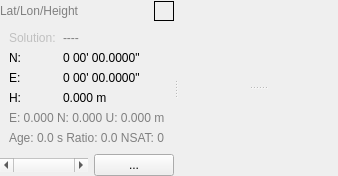
       <widget class="QSplitter" name="Splitter1">
        <property name="orientation">
         <enum>Qt::Horizontal</enum>
        </property>
        <widget class="QWidget" name="Panel21" native="true">
         <property name="enabled">
          <bool>true</bool>
         </property>
         <property name="toolTip">
          <string/>
         </property>
         <property name="text" stdset="0">
          <string/>
         </property>
         <layout class="QGridLayout" name="gridLayout_4">
          <property name="leftMargin">
           <number>0</number>
          </property>
          <property name="topMargin">
           <number>0</number>
          </property>
          <property name="rightMargin">
           <number>0</number>
          </property>
          <property name="bottomMargin">
           <number>0</number>
          </property>
          <property name="spacing">
           <number>0</number>
          </property>
          <item row="0" column="0">
           <widget class="QWidget" name="Panel212" native="true">
            <property name="enabled">
             <bool>true</bool>
            </property>
            <property name="sizePolicy">
             <sizepolicy hsizetype="Preferred" vsizetype="Fixed">
              <horstretch>0</horstretch>
              <verstretch>0</verstretch>
             </sizepolicy>
            </property>
            <property name="toolTip">
             <string/>
            </property>
            <property name="text" stdset="0">
             <string/>
            </property>
            <layout class="QHBoxLayout" name="horizontalLayout_6">
             <property name="spacing">
              <number>0</number>
             </property>
             <property name="leftMargin">
              <number>0</number>
             </property>
             <property name="topMargin">
              <number>0</number>
             </property>
             <property name="rightMargin">
              <number>0</number>
             </property>
             <property name="bottomMargin">
              <number>0</number>
             </property>
             <item>
              <widget class="QLabel" name="Plabel0">
               <property name="enabled">
                <bool>true</bool>
               </property>
               <property name="palette">
                <palette>
                 <active>
                  <colorrole role="WindowText">
                   <brush brushstyle="SolidPattern">
                    <color alpha="255">
                     <red>128</red>
                     <green>128</green>
                     <blue>128</blue>
                    </color>
                   </brush>
                  </colorrole>
                 </active>
                 <inactive>
                  <colorrole role="WindowText">
                   <brush brushstyle="SolidPattern">
                    <color alpha="255">
                     <red>128</red>
                     <green>128</green>
                     <blue>128</blue>
                    </color>
                   </brush>
                  </colorrole>
                 </inactive>
                 <disabled>
                  <colorrole role="WindowText">
                   <brush brushstyle="SolidPattern">
                    <color alpha="255">
                     <red>128</red>
                     <green>128</green>
                     <blue>128</blue>
                    </color>
                   </brush>
                  </colorrole>
                 </disabled>
                </palette>
               </property>
               <property name="toolTip">
                <string/>
               </property>
               <property name="text">
                <string>Lat/Lon/Height</string>
               </property>
              </widget>
             </item>
            </layout>
           </widget>
          </item>
          <item row="0" column="2">
           <widget class="QLabel" name="IndSol">
            <property name="enabled">
             <bool>true</bool>
            </property>
            <property name="sizePolicy">
             <sizepolicy hsizetype="Fixed" vsizetype="Fixed">
              <horstretch>0</horstretch>
              <verstretch>0</verstretch>
             </sizepolicy>
            </property>
            <property name="maximumSize">
             <size>
              <width>20</width>
              <height>20</height>
             </size>
            </property>
            <property name="toolTip">
             <string/>
            </property>
            <property name="frameShape">
             <enum>QFrame::Box</enum>
            </property>
           </widget>
          </item>
          <item row="1" column="0" colspan="3">
           <widget class="QWidget" name="Panel211" native="true">
            <property name="enabled">
             <bool>true</bool>
            </property>
            <property name="toolTip">
             <string/>
            </property>
            <property name="layoutDirection">
             <enum>Qt::LeftToRight</enum>
            </property>
            <property name="text" stdset="0">
             <string/>
            </property>
            <layout class="QGridLayout" name="gridLayout">
             <item row="0" column="0">
              <widget class="QLabel" name="PlabelA">
               <property name="enabled">
                <bool>true</bool>
               </property>
               <property name="palette">
                <palette>
                 <active>
                  <colorrole role="WindowText">
                   <brush brushstyle="SolidPattern">
                    <color alpha="255">
                     <red>192</red>
                     <green>192</green>
                     <blue>192</blue>
                    </color>
                   </brush>
                  </colorrole>
                 </active>
                 <inactive>
                  <colorrole role="WindowText">
                   <brush brushstyle="SolidPattern">
                    <color alpha="255">
                     <red>192</red>
                     <green>192</green>
                     <blue>192</blue>
                    </color>
                   </brush>
                  </colorrole>
                 </inactive>
                 <disabled>
                  <colorrole role="WindowText">
                   <brush brushstyle="SolidPattern">
                    <color alpha="255">
                     <red>192</red>
                     <green>192</green>
                     <blue>192</blue>
                    </color>
                   </brush>
                  </colorrole>
                 </disabled>
                </palette>
               </property>
               <property name="toolTip">
                <string/>
               </property>
               <property name="text">
                <string>Solution:</string>
               </property>
              </widget>
             </item>
             <item row="0" column="1">
              <widget class="QLabel" name="Solution">
               <property name="enabled">
                <bool>true</bool>
               </property>
               <property name="palette">
                <palette>
                 <active>
                  <colorrole role="WindowText">
                   <brush brushstyle="SolidPattern">
                    <color alpha="255">
                     <red>128</red>
                     <green>128</green>
                     <blue>128</blue>
                    </color>
                   </brush>
                  </colorrole>
                 </active>
                 <inactive>
                  <colorrole role="WindowText">
                   <brush brushstyle="SolidPattern">
                    <color alpha="255">
                     <red>128</red>
                     <green>128</green>
                     <blue>128</blue>
                    </color>
                   </brush>
                  </colorrole>
                 </inactive>
                 <disabled>
                  <colorrole role="WindowText">
                   <brush brushstyle="SolidPattern">
                    <color alpha="255">
                     <red>128</red>
                     <green>128</green>
                     <blue>128</blue>
                    </color>
                   </brush>
                  </colorrole>
                 </disabled>
                </palette>
               </property>
               <property name="toolTip">
                <string/>
               </property>
               <property name="text">
                <string>----</string>
               </property>
              </widget>
             </item>
             <item row="1" column="0">
              <widget class="QLabel" name="Plabel1">
               <property name="enabled">
                <bool>true</bool>
               </property>
               <property name="palette">
                <palette>
                 <active>
                  <colorrole role="WindowText">
                   <brush brushstyle="SolidPattern">
                    <color alpha="255">
                     <red>0</red>
                     <green>0</green>
                     <blue>0</blue>
                    </color>
                   </brush>
                  </colorrole>
                 </active>
                 <inactive>
                  <colorrole role="WindowText">
                   <brush brushstyle="SolidPattern">
                    <color alpha="255">
                     <red>0</red>
                     <green>0</green>
                     <blue>0</blue>
                    </color>
                   </brush>
                  </colorrole>
                 </inactive>
                 <disabled>
                  <colorrole role="WindowText">
                   <brush brushstyle="SolidPattern">
                    <color alpha="255">
                     <red>0</red>
                     <green>0</green>
                     <blue>0</blue>
                    </color>
                   </brush>
                  </colorrole>
                 </disabled>
                </palette>
               </property>
               <property name="toolTip">
                <string/>
               </property>
               <property name="text">
                <string>N:</string>
               </property>
              </widget>
             </item>
             <item row="1" column="1" colspan="2">
              <widget class="QLabel" name="Pos1">
               <property name="enabled">
                <bool>true</bool>
               </property>
               <property name="palette">
                <palette>
                 <active>
                  <colorrole role="WindowText">
                   <brush brushstyle="SolidPattern">
                    <color alpha="255">
                     <red>0</red>
                     <green>0</green>
                     <blue>0</blue>
                    </color>
                   </brush>
                  </colorrole>
                 </active>
                 <inactive>
                  <colorrole role="WindowText">
                   <brush brushstyle="SolidPattern">
                    <color alpha="255">
                     <red>0</red>
                     <green>0</green>
                     <blue>0</blue>
                    </color>
                   </brush>
                  </colorrole>
                 </inactive>
                 <disabled>
                  <colorrole role="WindowText">
                   <brush brushstyle="SolidPattern">
                    <color alpha="255">
                     <red>0</red>
                     <green>0</green>
                     <blue>0</blue>
                    </color>
                   </brush>
                  </colorrole>
                 </disabled>
                </palette>
               </property>
               <property name="toolTip">
                <string/>
               </property>
               <property name="text">
                <string>0 00' 00.0000&quot;</string>
               </property>
              </widget>
             </item>
             <item row="2" column="0">
              <widget class="QLabel" name="Plabel2">
               <property name="enabled">
                <bool>true</bool>
               </property>
               <property name="palette">
                <palette>
                 <active>
                  <colorrole role="WindowText">
                   <brush brushstyle="SolidPattern">
                    <color alpha="255">
                     <red>0</red>
                     <green>0</green>
                     <blue>0</blue>
                    </color>
                   </brush>
                  </colorrole>
                 </active>
                 <inactive>
                  <colorrole role="WindowText">
                   <brush brushstyle="SolidPattern">
                    <color alpha="255">
                     <red>0</red>
                     <green>0</green>
                     <blue>0</blue>
                    </color>
                   </brush>
                  </colorrole>
                 </inactive>
                 <disabled>
                  <colorrole role="WindowText">
                   <brush brushstyle="SolidPattern">
                    <color alpha="255">
                     <red>0</red>
                     <green>0</green>
                     <blue>0</blue>
                    </color>
                   </brush>
                  </colorrole>
                 </disabled>
                </palette>
               </property>
               <property name="toolTip">
                <string/>
               </property>
               <property name="text">
                <string>E:</string>
               </property>
              </widget>
             </item>
             <item row="2" column="1" colspan="2">
              <widget class="QLabel" name="Pos2">
               <property name="enabled">
                <bool>true</bool>
               </property>
               <property name="palette">
                <palette>
                 <active>
                  <colorrole role="WindowText">
                   <brush brushstyle="SolidPattern">
                    <color alpha="255">
                     <red>0</red>
                     <green>0</green>
                     <blue>0</blue>
                    </color>
                   </brush>
                  </colorrole>
                 </active>
                 <inactive>
                  <colorrole role="WindowText">
                   <brush brushstyle="SolidPattern">
                    <color alpha="255">
                     <red>0</red>
                     <green>0</green>
                     <blue>0</blue>
                    </color>
                   </brush>
                  </colorrole>
                 </inactive>
                 <disabled>
                  <colorrole role="WindowText">
                   <brush brushstyle="SolidPattern">
                    <color alpha="255">
                     <red>0</red>
                     <green>0</green>
                     <blue>0</blue>
                    </color>
                   </brush>
                  </colorrole>
                 </disabled>
                </palette>
               </property>
               <property name="toolTip">
                <string/>
               </property>
               <property name="text">
                <string>0 00' 00.0000&quot;</string>
               </property>
              </widget>
             </item>
             <item row="3" column="0">
              <widget class="QLabel" name="Plabel3">
               <property name="enabled">
                <bool>true</bool>
               </property>
               <property name="palette">
                <palette>
                 <active>
                  <colorrole role="WindowText">
                   <brush brushstyle="SolidPattern">
                    <color alpha="255">
                     <red>0</red>
                     <green>0</green>
                     <blue>0</blue>
                    </color>
                   </brush>
                  </colorrole>
                 </active>
                 <inactive>
                  <colorrole role="WindowText">
                   <brush brushstyle="SolidPattern">
                    <color alpha="255">
                     <red>0</red>
                     <green>0</green>
                     <blue>0</blue>
                    </color>
                   </brush>
                  </colorrole>
                 </inactive>
                 <disabled>
                  <colorrole role="WindowText">
                   <brush brushstyle="SolidPattern">
                    <color alpha="255">
                     <red>0</red>
                     <green>0</green>
                     <blue>0</blue>
                    </color>
                   </brush>
                  </colorrole>
                 </disabled>
                </palette>
               </property>
               <property name="toolTip">
                <string/>
               </property>
               <property name="text">
                <string>H:</string>
               </property>
              </widget>
             </item>
             <item row="3" column="1" colspan="2">
              <widget class="QLabel" name="Pos3">
               <property name="enabled">
                <bool>true</bool>
               </property>
               <property name="palette">
                <palette>
                 <active>
                  <colorrole role="WindowText">
                   <brush brushstyle="SolidPattern">
                    <color alpha="255">
                     <red>0</red>
                     <green>0</green>
                     <blue>0</blue>
                    </color>
                   </brush>
                  </colorrole>
                 </active>
                 <inactive>
                  <colorrole role="WindowText">
                   <brush brushstyle="SolidPattern">
                    <color alpha="255">
                     <red>0</red>
                     <green>0</green>
                     <blue>0</blue>
                    </color>
                   </brush>
                  </colorrole>
                 </inactive>
                 <disabled>
                  <colorrole role="WindowText">
                   <brush brushstyle="SolidPattern">
                    <color alpha="255">
                     <red>0</red>
                     <green>0</green>
                     <blue>0</blue>
                    </color>
                   </brush>
                  </colorrole>
                 </disabled>
                </palette>
               </property>
               <property name="toolTip">
                <string/>
               </property>
               <property name="text">
                <string>0.000 m</string>
               </property>
              </widget>
             </item>
             <item row="4" column="0" colspan="3">
              <widget class="QLabel" name="LabelStd">
               <property name="enabled">
                <bool>true</bool>
               </property>
               <property name="palette">
                <palette>
                 <active>
                  <colorrole role="WindowText">
                   <brush brushstyle="SolidPattern">
                    <color alpha="255">
                     <red>128</red>
                     <green>128</green>
                     <blue>128</blue>
                    </color>
                   </brush>
                  </colorrole>
                 </active>
                 <inactive>
                  <colorrole role="WindowText">
                   <brush brushstyle="SolidPattern">
                    <color alpha="255">
                     <red>128</red>
                     <green>128</green>
                     <blue>128</blue>
                    </color>
                   </brush>
                  </colorrole>
                 </inactive>
                 <disabled>
                  <colorrole role="WindowText">
                   <brush brushstyle="SolidPattern">
                    <color alpha="255">
                     <red>128</red>
                     <green>128</green>
                     <blue>128</blue>
                    </color>
                   </brush>
                  </colorrole>
                 </disabled>
                </palette>
               </property>
               <property name="toolTip">
                <string/>
               </property>
               <property name="text">
                <string>E: 0.000 N: 0.000 U: 0.000 m</string>
               </property>
              </widget>
             </item>
             <item row="5" column="0" colspan="3">
              <widget class="QLabel" name="LabelNSat">
               <property name="enabled">
                <bool>true</bool>
               </property>
               <property name="palette">
                <palette>
                 <active>
                  <colorrole role="WindowText">
                   <brush brushstyle="SolidPattern">
                    <color alpha="255">
                     <red>128</red>
                     <green>128</green>
                     <blue>128</blue>
                    </color>
                   </brush>
                  </colorrole>
                 </active>
                 <inactive>
                  <colorrole role="WindowText">
                   <brush brushstyle="SolidPattern">
                    <color alpha="255">
                     <red>128</red>
                     <green>128</green>
                     <blue>128</blue>
                    </color>
                   </brush>
                  </colorrole>
                 </inactive>
                 <disabled>
                  <colorrole role="WindowText">
                   <brush brushstyle="SolidPattern">
                    <color alpha="255">
                     <red>128</red>
                     <green>128</green>
                     <blue>128</blue>
                    </color>
                   </brush>
                  </colorrole>
                 </disabled>
                </palette>
               </property>
               <property name="toolTip">
                <string/>
               </property>
               <property name="text">
                <string>Age: 0.0 s Ratio: 0.0 NSAT: 0</string>
               </property>
              </widget>
             </item>
            </layout>
           </widget>
          </item>
          <item row="0" column="1">
           <widget class="QPushButton" name="BtnSolType">
            <property name="enabled">
             <bool>true</bool>
            </property>
            <property name="sizePolicy">
             <sizepolicy hsizetype="Fixed" vsizetype="Fixed">
              <horstretch>0</horstretch>
              <verstretch>0</verstretch>
             </sizepolicy>
            </property>
            <property name="toolTip">
             <string/>
            </property>
            <property name="icon">
             <iconset resource="../strsvr_qt/strsvr_qt.qrc">
              <normaloff>:/buttons/down.bmp</normaloff>:/buttons/down.bmp</iconset>
            </property>
            <property name="flat">
             <bool>true</bool>
            </property>
           </widget>
          </item>
          <item row="3" column="0" colspan="3">
           <widget class="QWidget" name="Panel213" native="true">
            <property name="enabled">
             <bool>true</bool>
            </property>
            <property name="sizePolicy">
             <sizepolicy hsizetype="Preferred" vsizetype="Fixed">
              <horstretch>0</horstretch>
              <verstretch>0</verstretch>
             </sizepolicy>
            </property>
            <property name="toolTip">
             <string/>
            </property>
            <property name="text" stdset="0">
             <string/>
            </property>
            <layout class="QHBoxLayout" name="horizontalLayout_5">
             <property name="leftMargin">
              <number>0</number>
             </property>
             <property name="topMargin">
              <number>0</number>
             </property>
             <property name="rightMargin">
              <number>0</number>
             </property>
             <property name="bottomMargin">
              <number>0</number>
             </property>
             <item>
              <widget class="QScrollBar" name="ScbSol">
               <property name="enabled">
                <bool>true</bool>
               </property>
               <property name="sizePolicy">
                <sizepolicy hsizetype="Expanding" vsizetype="Fixed">
                 <horstretch>0</horstretch>
                 <verstretch>0</verstretch>
                </sizepolicy>
               </property>
               <property name="toolTip">
                <string/>
               </property>
               <property name="minimum">
                <number>0</number>
               </property>
               <property name="maximum">
                <number>0</number>
               </property>
               <property name="singleStep">
                <number>1</number>
               </property>
               <property name="value">
                <number>0</number>
               </property>
               <property name="orientation">
                <enum>Qt::Horizontal</enum>
               </property>
              </widget>
             </item>
             <item>
              <widget class="QPushButton" name="BtnSave">
               <property name="enabled">
                <bool>true</bool>
               </property>
               <property name="sizePolicy">
                <sizepolicy hsizetype="Fixed" vsizetype="Fixed">
                 <horstretch>0</horstretch>
                 <verstretch>0</verstretch>
                </sizepolicy>
               </property>
               <property name="toolTip">
                <string/>
               </property>
               <property name="text">
                <string>...</string>
               </property>
              </widget>
             </item>
            </layout>
           </widget>
          </item>
         </layout>
        </widget>
        <widget class="QWidget" name="Panel22" native="true">
         <property name="enabled">
          <bool>true</bool>
         </property>
         <property name="toolTip">
          <string/>
         </property>
         <property name="text" stdset="0">
          <string/>
         </property>
         <layout class="QHBoxLayout" name="horizontalLayout_13">
          <item>
           <widget class="QSplitter" name="Splitter2">
            <property name="orientation">
             <enum>Qt::Vertical</enum>
            </property>
            <widget class="QWidget" name="Panel222" native="true">
             <property name="enabled">
              <bool>true</bool>
             </property>
             <property name="toolTip">
              <string/>
             </property>
             <property name="text" stdset="0">
              <string/>
             </property>
             <layout class="QGridLayout" name="gridLayout_3">
              <property name="leftMargin">
               <number>0</number>
              </property>
              <property name="topMargin">
               <number>0</number>
              </property>
              <property name="rightMargin">
               <number>0</number>
              </property>
              <property name="bottomMargin">
               <number>0</number>
              </property>
              <property name="spacing">
               <number>0</number>
              </property>
              <item row="2" column="0" colspan="5">
               <widget class="QLabel" name="Disp2">
                <property name="enabled">
                 <bool>true</bool>
                </property>
                <property name="sizePolicy">
                 <sizepolicy hsizetype="Ignored" vsizetype="Ignored">
                  <horstretch>0</horstretch>
                  <verstretch>0</verstretch>
                 </sizepolicy>
                </property>
                <property name="toolTip">
                 <string/>
                </property>
               </widget>
              </item>
              <item row="0" column="0">
               <widget class="QPushButton" name="BtnExpand">
                <property name="sizePolicy">
                 <sizepolicy hsizetype="Fixed" vsizetype="Fixed">
                  <horstretch>0</horstretch>
                  <verstretch>0</verstretch>
                 </sizepolicy>
                </property>
                <property name="text">
                 <string/>
                </property>
                <property name="icon">
                 <iconset resource="../strsvr_qt/strsvr_qt.qrc">
                  <normaloff>:/buttons/expand.bmp</normaloff>:/buttons/expand.bmp</iconset>
                </property>
                <property name="flat">
                 <bool>true</bool>
                </property>
               </widget>
              </item>
              <item row="0" column="3">
               <widget class="QPushButton" name="BtnFreqType2">
                <property name="enabled">
                 <bool>true</bool>
                </property>
                <property name="sizePolicy">
                 <sizepolicy hsizetype="Fixed" vsizetype="Fixed">
                  <horstretch>0</horstretch>
                  <verstretch>0</verstretch>
                 </sizepolicy>
                </property>
                <property name="toolTip">
                 <string/>
                </property>
                <property name="icon">
                 <iconset resource="../strsvr_qt/strsvr_qt.qrc">
                  <normaloff>:/buttons/down.bmp</normaloff>:/buttons/down.bmp</iconset>
                </property>
                <property name="flat">
                 <bool>true</bool>
                </property>
               </widget>
              </item>
              <item row="0" column="4">
               <widget class="QPushButton" name="BtnPlotType2">
                <property name="enabled">
                 <bool>true</bool>
                </property>
                <property name="sizePolicy">
                 <sizepolicy hsizetype="Fixed" vsizetype="Fixed">
                  <horstretch>0</horstretch>
                  <verstretch>0</verstretch>
                 </sizepolicy>
                </property>
                <property name="toolTip">
                 <string/>
                </property>
                <property name="icon">
                 <iconset resource="../strsvr_qt/strsvr_qt.qrc">
                  <normaloff>:/buttons/down.bmp</normaloff>:/buttons/down.bmp</iconset>
                </property>
                <property name="flat">
                 <bool>true</bool>
                </property>
               </widget>
              </item>
              <item row="0" column="1">
               <widget class="QPushButton" name="BtnShrink">
                <property name="sizePolicy">
                 <sizepolicy hsizetype="Fixed" vsizetype="Fixed">
                  <horstretch>0</horstretch>
                  <verstretch>0</verstretch>
                 </sizepolicy>
                </property>
                <property name="text">
                 <string/>
                </property>
                <property name="icon">
                 <iconset resource="../strsvr_qt/strsvr_qt.qrc">
                  <normaloff>:/buttons/shrink.bmp</normaloff>:/buttons/shrink.bmp</iconset>
                </property>
                <property name="flat">
                 <bool>true</bool>
                </property>
               </widget>
              </item>
             </layout>
            </widget>
            <widget class="QWidget" name="Panel221" native="true">
             <property name="enabled">
              <bool>true</bool>
             </property>
             <property name="toolTip">
              <string/>
             </property>
             <property name="text" stdset="0">
              <string/>
             </property>
             <layout class="QGridLayout" name="gridLayout_2">
              <property name="leftMargin">
               <number>0</number>
              </property>
              <property name="topMargin">
               <number>0</number>
              </property>
              <property name="rightMargin">
               <number>0</number>
              </property>
              <property name="bottomMargin">
               <number>0</number>
              </property>
              <property name="spacing">
               <number>0</number>
              </property>
              <item row="1" column="0" colspan="3">
               <widget class="QLabel" name="Disp1">
                <property name="enabled">
                 <bool>true</bool>
                </property>
                <property name="sizePolicy">
                 <sizepolicy hsizetype="Ignored" vsizetype="Ignored">
                  <horstretch>0</horstretch>
                  <verstretch>0</verstretch>
                 </sizepolicy>
                </property>
                <property name="toolTip">
                 <string/>
                </property>
               </widget>
              </item>
              <item row="0" column="2">
               <widget class="QPushButton" name="BtnPlotType1">
                <property name="enabled">
                 <bool>true</bool>
                </property>
                <property name="sizePolicy">
                 <sizepolicy hsizetype="Fixed" vsizetype="Fixed">
                  <horstretch>0</horstretch>
                  <verstretch>0</verstretch>
                 </sizepolicy>
                </property>
                <property name="toolTip">
                 <string/>
                </property>
                <property name="icon">
                 <iconset resource="../strsvr_qt/strsvr_qt.qrc">
                  <normaloff>:/buttons/down.bmp</normaloff>:/buttons/down.bmp</iconset>
                </property>
                <property name="flat">
                 <bool>true</bool>
                </property>
               </widget>
              </item>
              <item row="0" column="1">
               <widget class="QPushButton" name="BtnFreqType1">
                <property name="enabled">
                 <bool>true</bool>
                </property>
                <property name="sizePolicy">
                 <sizepolicy hsizetype="Fixed" vsizetype="Fixed">
                  <horstretch>0</horstretch>
                  <verstretch>0</verstretch>
                 </sizepolicy>
                </property>
                <property name="toolTip">
                 <string/>
                </property>
                <property name="icon">
                 <iconset resource="../strsvr_qt/strsvr_qt.qrc">
                  <normaloff>:/buttons/down.bmp</normaloff>:/buttons/down.bmp</iconset>
                </property>
                <property name="flat">
                 <bool>true</bool>
                </property>
               </widget>
              </item>
             </layout>
            </widget>
           </widget>
          </item>
         </layout>
        </widget>
       </widget>
